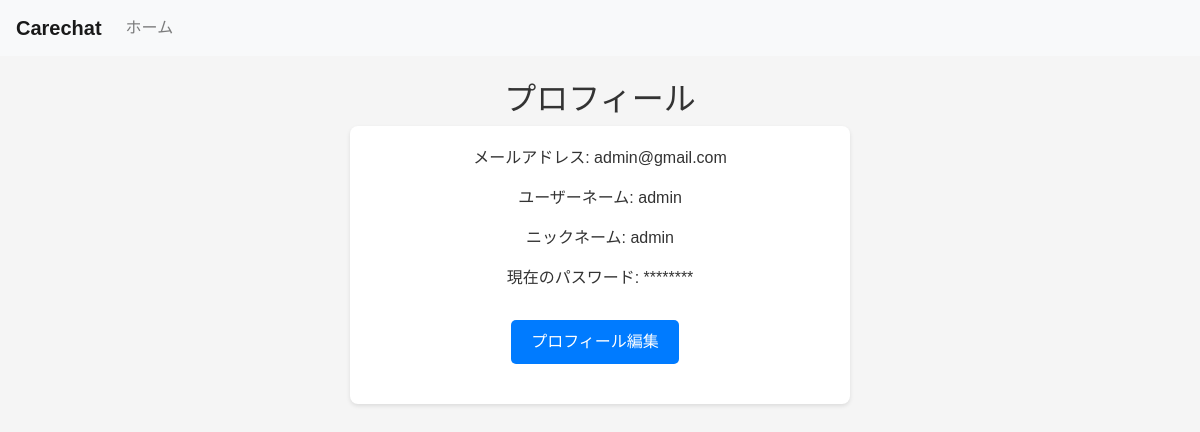
Screenshot of /profile/ (signed in) with the database file from the repository.
### firstapp/models.py (models this page shows, shortened)
class User(AbstractBaseUser, PermissionsMixin):
    email = models.EmailField('メールアドレス', max_length=255, unique=True)
    username = models.CharField('ユーザー名', max_length=255)
    nickname = models.CharField('ニックネーム', max_length=255, null=True, blank=True)
    is_active = models.BooleanField('アクティブ', default=True)
    is_staff = models.BooleanField('スタッフ', default=True)
    created_at = models.DateTimeField('登録日時', auto_now_add=True)
    updated_at = models.DateTimeField('最終更新日時', auto_now=True)
    objects = UserManager()
    USERNAME_FIELD = 'email'
    REQUIRED_FIELDS = ['username']

### firstapp/views.py (the view)
# urls.py: path('profile/', views.profile, name='profile'),
@login_required
def profile(request):
    if request.method == 'POST':
        form = UserEditForm(request.POST, instance=request.user)
        if form.is_valid():
            user = form.save()
            new_password = form.cleaned_data.get('new_password')
            if new_password:
                user = authenticate(email=user.email, password=new_password)
                if user:
                    login(request, user)
            return redirect('firstapp:profile')  # 更新後はプロフィールにリダイレクト
    else:
        form = UserEditForm(instance=request.user)
    return render(request, 'firstapp/profile.html', {'form': form})

### firstapp/templates/firstapp/profile.html (shortened to what this page needs)
{% extends 'firstapp/base.html' %}
{% block content %}
<h2>プロフィール</h2>
<div class="profile-container">
  <div class="user-info">
      <p>メールアドレス: {{ user.email }}</p>
      <p>ユーザーネーム: {{ user.username }}</p>
      <p>ニックネーム: {{ user.nickname }}</p>
      <p>現在のパスワード: ********</p>
  </div>
  <div style="text-align: center;">
  <a href="{% url 'firstapp:edit_profile' %}" class="btn btn-primary">プロフィール編集</a>
  </div>
</div>
{% endblock %}

### firstapp/static/css/styles.css (style rules this page uses)
h2 { text-align: center; }
body { font-family: 'Arial', sans-serif; background-color: #f5f5f5; color: #333; }
a { text-decoration: none; }
.btn-primary, .btn-secondary { width: auto; font-size: 16px; padding: 10px 20px; margin: 20px auto; }
button, .btn-primary, .btn-secondary { background-color: #007bff; color: white; border: none; padding: 10px 20px; margin-top: 10px; margin-right: 10px; border-radius: 5px; cursor: pointer; width: auto; box-sizing: border-box; }
.profile-container { max-width: 500px; margin: auto; padding: 20px; background: #ffffff; border-radius: 8px; box-shadow: 0 2px 4px rgba(0, 0, 0, 0.1); }
.user-info { text-align: center; margin: 0 auto; margin-bottom: 20px; }

### rows the page displays
User: email "admin@gmail.com", username "admin", nickname "admin"
